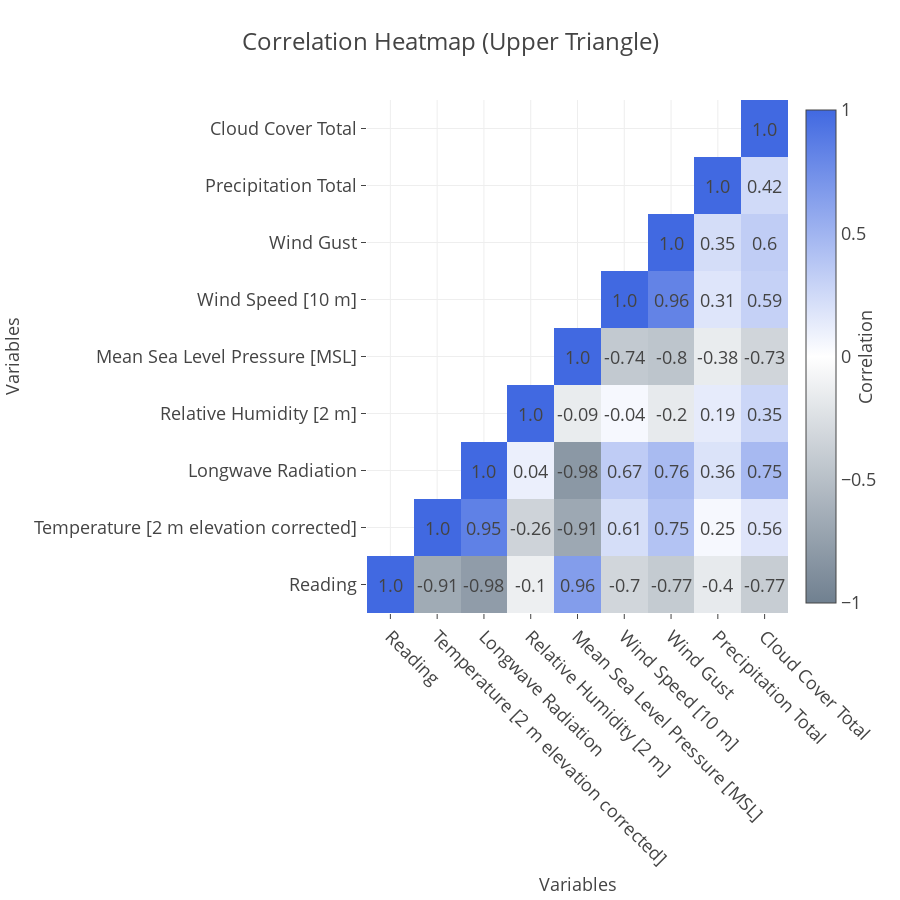

The notebook cell this image was saved under:
### Code cell
from meteorology import all_factor_correlation_matrix

all_factor_correlation_matrix(result_df)

### Figure 1 — Plotly figure (JSON) as saved in the notebook; plotly's stock layout.template omitted (floating-point values rounded to 4 significant figures)
{"data": [{"colorbar": {"len": 1, "tickfont": {"size": 18}, "title": {"font": {"size": 18}, "side": "right", "text": "Correlation"}}, "colorscale": [[0.0, "#708090"], [0.5, "#FFFFFF"], [1.0, "#4169E1"]], "hovertemplate": "%{x}<br>%{y}<br>Correlation: %{z:.2f}<extra></extra>", "type": "heatmap", "x": ["Reading", "Temperature [2 m elevation corrected]", "Longwave Radiation", "Relative Humidity [2 m]", "Mean Sea Level Pressure [MSL]", "Wind Speed [10 m]", "Wind Gust", "Precipitation Total", "Cloud Cover Total"], "y": ["Reading", "Temperature [2 m elevation corrected]", "Longwave Radiation", "Relative Humidity [2 m]", "Mean Sea Level Pressure [MSL]", "Wind Speed [10 m]", "Wind Gust", "Precipitation Total", "Cloud Cover Total"], "z": [[1.0, -0.6631, -0.7774, -0.1292, 0.6543, -0.3199, -0.4123, -0.165, -0.3922], [null, 1.0, 0.8432, -0.3442, -0.6884, 0.2187, 0.3976, 0.0499, 0.1706], [null, null, 1.0, 0.1062, -0.8146, 0.3367, 0.4509, 0.1897, 0.4655], [null, null, null, 1.0, -0.1517, 0.04485, -0.1652, 0.1312, 0.2739], [null, null, null, null, 1.0, -0.4263, -0.4582, -0.1511, -0.3291], [null, null, null, null, null, 1.0, 0.8236, 0.1728, 0.3076], [null, null, null, null, null, null, 1.0, 0.2243, 0.3331], [null, null, null, null, null, null, null, 1.0, 0.2473], [null, null, null, null, null, null, null, null, 1.0]], "zmax": 1, "zmin": -1}], "layout": {"annotations": [{"font": {"size": 18}, "showarrow": false, "text": "1.0", "x": "Reading", "y": "Reading"}, {"font": {"size": 18}, "showarrow": false, "text": "-0.91", "x": "Temperature [2 m elevation corrected]", "y": "Reading"}, {"font": {"size": 18}, "showarrow": false, "text": "1.0", "x": "Temperature [2 m elevation corrected]", "y": "Temperature [2 m elevation corrected]"}, {"font": {"size": 18}, "showarrow": false, "text": "-0.98", "x": "Longwave Radiation", "y": "Reading"}, {"font": {"size": 18}, "showarrow": false, "text": "0.95", "x": "Longwave Radiation", "y": "Temperature [2 m elevation corrected]"}, {"font": {"size": 18}, "showarrow": false, "text": "1.0", "x": "Longwave Radiation", "y": "Longwave Radiation"}, {"font": {"size": 18}, "showarrow": false, "text": "-0.1", "x": "Relative Humidity [2 m]", "y": "Reading"}, {"font": {"size": 18}, "showarrow": false, "text": "-0.26", "x": "Relative Humidity [2 m]", "y": "Temperature [2 m elevation corrected]"}, {"font": {"size": 18}, "showarrow": false, "text": "0.04", "x": "Relative Humidity [2 m]", "y": "Longwave Radiation"}, {"font": {"size": 18}, "showarrow": false, "text": "1.0", "x": "Relative Humidity [2 m]", "y": "Relative Humidity [2 m]"}, {"font": {"size": 18}, "showarrow": false, "text": "0.96", "x": "Mean Sea Level Pressure [MSL]", "y": "Reading"}, {"font": {"size": 18}, "showarrow": false, "text": "-0.91", "x": "Mean Sea Level Pressure [MSL]", "y": "Temperature [2 m elevation corrected]"}, {"font": {"size": 18}, "showarrow": false, "text": "-0.98", "x": "Mean Sea Level Pressure [MSL]", "y": "Longwave Radiation"}, {"font": {"size": 18}, "showarrow": false, "text": "-0.09", "x": "Mean Sea Level Pressure [MSL]", "y": "Relative Humidity [2 m]"}, {"font": {"size": 18}, "showarrow": false, "text": "1.0", "x": "Mean Sea Level Pressure [MSL]", "y": "Mean Sea Level Pressure [MSL]"}, {"font": {"size": 18}, "showarrow": false, "text": "-0.7", "x": "Wind Speed [10 m]", "y": "Reading"}, {"font": {"size": 18}, "showarrow": false, "text": "0.61", "x": "Wind Speed [10 m]", "y": "Temperature [2 m elevation corrected]"}, {"font": {"size": 18}, "showarrow": false, "text": "0.67", "x": "Wind Speed [10 m]", "y": "Longwave Radiation"}, {"font": {"size": 18}, "showarrow": false, "text": "-0.04", "x": "Wind Speed [10 m]", "y": "Relative Humidity [2 m]"}, {"font": {"size": 18}, "showarrow": false, "text": "-0.74", "x": "Wind Speed [10 m]", "y": "Mean Sea Level Pressure [MSL]"}, {"font": {"size": 18}, "showarrow": false, "text": "1.0", "x": "Wind Speed [10 m]", "y": "Wind Speed [10 m]"}, {"font": {"size": 18}, "showarrow": false, "text": "-0.77", "x": "Wind Gust", "y": "Reading"}, {"font": {"size": 18}, "showarrow": false, "text": "0.75", "x": "Wind Gust", "y": "Temperature [2 m elevation corrected]"}, {"font": {"size": 18}, "showarrow": false, "text": "0.76", "x": "Wind Gust", "y": "Longwave Radiation"}, {"font": {"size": 18}, "showarrow": false, "text": "-0.2", "x": "Wind Gust", "y": "Relative Humidity [2 m]"}, {"font": {"size": 18}, "showarrow": false, "text": "-0.8", "x": "Wind Gust", "y": "Mean Sea Level Pressure [MSL]"}, {"font": {"size": 18}, "showarrow": false, "text": "0.96", "x": "Wind Gust", "y": "Wind Speed [10 m]"}, {"font": {"size": 18}, "showarrow": false, "text": "1.0", "x": "Wind Gust", "y": "Wind Gust"}, {"font": {"size": 18}, "showarrow": false, "text": "-0.4", "x": "Precipitation Total", "y": "Reading"}, {"font": {"size": 18}, "showarrow": false, "text": "0.25", "x": "Precipitation Total", "y": "Temperature [2 m elevation corrected]"}, {"font": {"size": 18}, "showarrow": false, "text": "0.36", "x": "Precipitation Total", "y": "Longwave Radiation"}, {"font": {"size": 18}, "showarrow": false, "text": "0.19", "x": "Precipitation Total", "y": "Relative Humidity [2 m]"}, {"font": {"size": 18}, "showarrow": false, "text": "-0.38", "x": "Precipitation Total", "y": "Mean Sea Level Pressure [MSL]"}, {"font": {"size": 18}, "showarrow": false, "text": "0.31", "x": "Precipitation Total", "y": "Wind Speed [10 m]"}, {"font": {"size": 18}, "showarrow": false, "text": "0.35", "x": "Precipitation Total", "y": "Wind Gust"}, {"font": {"size": 18}, "showarrow": false, "text": "1.0", "x": "Precipitation Total", "y": "Precipitation Total"}, {"font": {"size": 18}, "showarrow": false, "text": "-0.77", "x": "Cloud Cover Total", "y": "Reading"}, {"font": {"size": 18}, "showarrow": false, "text": "0.56", "x": "Cloud Cover Total", "y": "Temperature [2 m elevation corrected]"}, {"font": {"size": 18}, "showarrow": false, "text": "0.75", "x": "Cloud Cover Total", "y": "Longwave Radiation"}, {"font": {"size": 18}, "showarrow": false, "text": "0.35", "x": "Cloud Cover Total", "y": "Relative Humidity [2 m]"}, {"font": {"size": 18}, "showarrow": false, "text": "-0.73", "x": "Cloud Cover Total", "y": "Mean Sea Level Pressure [MSL]"}, {"font": {"size": 18}, "showarrow": false, "text": "0.59", "x": "Cloud Cover Total", "y": "Wind Speed [10 m]"}, {"font": {"size": 18}, "showarrow": false, "text": "0.6", "x": "Cloud Cover Total", "y": "Wind Gust"}, {"font": {"size": 18}, "showarrow": false, "text": "0.42", "x": "Cloud Cover Total", "y": "Precipitation Total"}, {"font": {"size": 18}, "showarrow": false, "text": "1.0", "x": "Cloud Cover Total", "y": "Cloud Cover Total"}], "font": {"size": 18}, "height": 900, "margin": {"b": 100, "l": 100, "r": 50, "t": 100}, "title": {"font": {"size": 24}, "text": "Correlation Heatmap (Upper Triangle)", "x": 0.5}, "width": 900, "xaxis": {"automargin": true, "tickangle": 45, "title": {"font": {"size": 18}, "text": "Variables"}}, "yaxis": {"automargin": true, "title": {"font": {"size": 18}, "standoff": 10, "text": "Variables"}}}}
